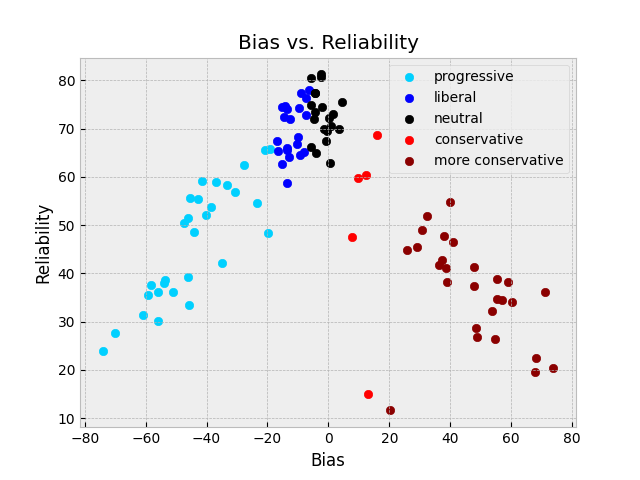

Generate this figure with Python:
# study: https://towardsdatascience.com/how-statistically-biased-is-our-news-f28f0fab3cb3

find_info_on = []
find_info_on_all = False

print_all_names = False
print_classifications = False
print_observations = False # so far, just averages

min_reliability = 50
find_reliable = ['more_conservative']
# find_bias (not coded)

make_plot = False

"""

Common sources:
- AP
- CNN
- FoxNews
- MSNBC
- NewYorkPost
- NewYorkTimes
- NewsMax
- OneAmericaNewsNetwork
- Politico
- Reuters
- Vox
- WallStreetJournal
- WashingtonPost
- WashingtonTimes

Reliability:
- Measured on a scale from 0 to 64
- The highest value is only 51.98 (81.2%)
- Values from 0 to 16 (0% to 25%): extremely unreliable (literal fake news)
- Values from 16 to 24 (25% to 37.5%): very questionable content
- Values from 24 to 46 (37.5% to 71.875%): reliable but may have a lot of opinions
- Values from 46-64 (71.875% - 100%): most reliable for factual news

Bias:
- Measured on a scale from -42 to +42
- Values from -42 to -18 (-100% to -42.86%): extremely biased towards the left
- Values from -18 to -6 (-42.86% to -14.29%): moderately biased towards the left
- Values from -6 to -3 (-14.29% to -7.14%): slightly biased towards the left
- Values from -3 to +3 (-7.14% to 7.14%): neutral
- Values from +3 to +6 (7.14% to 14.29%): slightly biased towards the right
- Values from +6 to +18 (14.29% to 42.86%): moderately biased towards the right
- Values from +18 to +42 (42.86% to 100%): extremely biased towards the right

"""

# code stuff
########################################################

all_sources = []
def converter(string):
    better_string = ''
    for char in string:
        if char != '' and char != ' ':
            better_string += char
    better_string_list = better_string.split('|')[1:4]
    all_sources.append(better_string_list)

# sources
if True:
 converter('| ABC news                  |       49.47 |  -1.85 |')
 converter('| Al Jazeera                |       49.47 |  -3.71 |')
 converter('| Alternet                  |        21.4 | -19.16 |')
 converter('| American Thinker          |        23.1 |  29.82 |')
 converter('| AP                        |       51.98 |  -1.06 |')
 converter('| Axios                     |       47.36 |  -5.74 |')
 converter('| BBC                       |       46.56 |  -3.03 |')
 converter('| Bipartisan Report         |       19.29 | -23.55 |')
 converter('| Bloomberg                 |       47.63 |  -0.85 |')
 converter('| Breitbart                 |       20.58 |  22.57 |')
 converter('| Business Insider          |       43.13 |  -0.38 |')
 converter('| BuzzFeed                  |        43.2 |  -7.06 |')
 converter('| CBS                       |       47.06 |  -1.85 |')
 converter('| Christian Science Monitor |       44.47 |  -0.21 |')
 converter('| CNN                       |       42.22 |  -5.69 |')
 converter('| Conservative Review       |        21.8 |   25.3 |')
 converter('| Conservative Tribune      |       29.69 |  17.22 |')
 converter('| Counterpunch              |       25.06 | -19.38 |')
 converter('| Crooks and Liars          |       23.06 | -23.46 |')
 converter('| Daily Beast               |       34.44 | -16.25 |')
 converter('| Daily Caller              |       23.93 |  20.06 |')
 converter('| Daily Kos                 |       23.16 | -21.49 |')
 converter('| Daily Mail                |       30.36 |   3.27 |')
 converter('| Daily Signal              |       24.79 |  23.31 |')
 converter('| Daily Wire                |       24.39 |  16.35 |')
 converter('| Democracy Now             |       32.91 | -19.31 |')
 converter('| Financial Times           |       46.71 |   0.62 |')
 converter('| Fiscal Times              |       44.72 |   1.52 |')
 converter('| Forbes                    |       40.27 |    0.2 |')
 converter('| Foreign Policy            |       41.49 |  -1.65 |')
 converter('| Fortune                   |       45.15 |   0.43 |')
 converter('| Forward                   |       37.57 |  -5.69 |')
 converter('| Fox News                  |       26.76 |  15.31 |')
 converter('| FreeSpeech TV             |       24.77 | -22.49 |')
 converter('| Huffington Post           |       39.98 | -11.64 |')
 converter('| IJR                       |          44 |   6.73 |')
 converter('| InfoWars                  |       12.97 |  31.05 |')
 converter('| Intercept                 |       37.76 | -15.52 |')
 converter('| Jacobin                   |       32.32 | -19.92 |')
 converter('| LA Times                  |       48.88 |  -3.06 |')
 converter('| Life News                 |       24.49 |  24.75 |')
 converter('| Marketwatch               |        44.8 |  -0.54 |')
 converter('| Mother Jones              |       37.31 | -13.92 |')
 converter('| MSNBC                     |       46.39 |  -6.11 |')
 converter('| National Enquirer         |        9.65 |   5.41 |')
 converter('| National Public Radio     |        49.9 |  -2.73 |')
 converter('| National Review           |       26.36 |  16.23 |')
 converter('| New Republic              |       36.43 | -12.82 |')
 converter('| New York Post             |        38.7 |   5.15 |')
 converter('| New York Times            |        47.5 |  -4.01 |')
 converter('| News and Guts             |       34.98 |  -9.84 |')
 converter('| NewsMax                   |       33.15 |  13.61 |')
 converter('| NewsPunch                 |       14.39 |  28.58 |')
 converter('| Newsy                     |        42.1 |     -8 |')
 converter('| Occupy Democrats          |          20 | -25.59 |')
 converter('| One America News Network  |       30.57 |  15.89 |')
 converter('| OZY                       |       40.99 |  -5.43 |')
 converter('| Palmer Report             |       17.66 | -29.37 |')
 converter('| PBS                       |       47.86 |  -2.37 |')
 converter('| PJ Media                  |       18.36 |  20.33 |')
 converter('| Politico                  |       46.11 |  -5.24 |')
 converter('| ProPublica                |       47.78 |  -5.93 |')
 converter('| Quartz                    |       41.34 |  -3.89 |')
 converter('| Reason                    |       38.27 |   4.12 |')
 converter('| RedState                  |       26.44 |  20.08 |')
 converter('| Reuters                   |       51.64 |  -0.95 |')
 converter('| Second Nexus              |       24.29 | -22.61 |')
 converter('| ShareBlue                 |       22.71 | -24.95 |')
 converter('| Slate                     |       31.12 | -18.47 |')
 converter('| Talking Points Memo       |       41.96 |  -5.67 |')
 converter('| The Advocate              |       49.47 |  -1.85 |')
 converter('| The American Conservative |       28.65 |  10.82 |')
 converter('| The American Spectator    |          22 |  23.89 |')
 converter('| The Atlantic              |       40.16 |  -6.41 |')
 converter('| The Blaze                 |       27.34 |   15.7 |')
 converter('| The Economist             |       42.34 |  -2.43 |')
 converter('| The Federalist            |       22.23 |  23.29 |')
 converter('| The Gateway Pundit        |       12.44 |  28.55 |')
 converter('| The Guardian              |       47.66 |  -6.45 |')
 converter('| The Hill                  |       46.23 |   0.09 |')
 converter('| The Nation                |       33.39 | -16.89 |')
 converter('| The New Yorker            |       41.85 |   -6.9 |')
 converter('| The Progressive           |       37.79 | -17.48 |')
 converter('| The Skimm                 |       41.67 |  -3.31 |')
 converter('| The Week                  |       30.98 |  -8.31 |')
 converter('| Think Progress            |       35.59 | -19.12 |')
 converter('| Time                      |        42.7 |  -4.35 |')
 converter('| Truthout                  |       24.07 |  -24.4 |')
 converter('| Twitchy                   |       17.08 |  20.57 |')
 converter('| USA Today                 |       46.07 |  -2.03 |')
 converter('| Vanity Fair               |       35.42 | -17.98 |')
 converter('| Vox                       |       41.97 |  -8.75 |')
 converter('| Wall Street Journal       |       48.33 |   1.89 |')
 converter('| Washington Examiner       |       29.07 |  12.17 |')
 converter('| Washington Free Beacon    |       35.07 |  16.71 |')
 converter('| Washington Monthly        |       26.91 | -14.68 |')
 converter('| Washington Post           |       43.73 |  -4.18 |')
 converter('| Washington Times          |       31.34 |  12.97 |')
 converter('| Weather.com               |       51.55 |  -2.43 |')
 converter('| Wonkette                  |       15.27 | -31.15 |')
 converter('| World Truth TV            |        7.41 |   8.48 |')
 converter('| WorldNetDaily             |       16.95 |  22.92 |')

def convert_all_sources_dict():
    all_sources_dict = []
    
    for source in all_sources:
        
        name = source[0]
        reliability = float(source[1]) # 0 to 64
        reliability_percent = round(100 * reliability / 64, 2) # 0 to 100
        
        if reliability < 16:
            reliability_classification = 'extremely unreliable'
        elif reliability < 24:
            reliability_classification = 'very questionable content'
        elif reliability < 46:
            reliability_classification = 'reliable but may have a lot of opinions'
        else:
            reliability_classification = 'most reliable for factual news'
        
        bias = float(source[2]) # -42 to +42
        bias_percent = round(100 * float(bias) / 42, 2) # 0 to 100
        
        if bias < -18:
            bias_classification = 'extremely biased towards the left'
        elif bias < -6:
            bias_classification = 'moderately biased towards the left'
        elif bias < -3:
            bias_classification = 'slightly biased towards the left'
        elif bias < 3:
            bias_classification = 'neutral'
        elif bias < 6:
            bias_classification = 'slightly biased towards the right'
        elif bias < 18:
            bias_classification = 'moderately biased towards the right'
        else:
            bias_classification = 'extremely biased towards the right'
        
        source_dict = {
            'name': name,
            # 'reliability': reliability, (doesnt work rn)
            'reliability': reliability_percent,
            'reliability_classification': reliability_classification,
            # 'bias': bias, (doesnt work rn)
            'bias': bias_percent,
            'bias_classification': bias_classification
        }

        all_sources_dict.append(source_dict)
    
    return all_sources_dict

all_sources_info = convert_all_sources_dict()

def report(source_name):
    
    correct_source = 0
    for source in all_sources_info:
        if source['name'] == source_name:
            correct_source = source
    
    if correct_source == 0:
        print("\ncould not find a source for " + source_name)
    
    print("\nName: {}".format(correct_source['name']))
    
    print("reliability: {}".format(correct_source['reliability']))
    
    if print_classifications:
        print("reliability_classification: {}".format(correct_source['reliability_classification']))
    
    print("bias: {}".format(correct_source['bias']))
    
    if print_classifications:
        print("bias_classification: {}".format(correct_source['bias_classification']))

def find_average(category, condition_function, print_word):
    
    related_sources = []
    for source in all_sources_info:
        if condition_function(source):
            related_sources.append(source)
    
    if category == 'reliability':
        average_reliability = True
    elif category == 'bias':
        average_reliability = True
    elif category == 'both':
        average_reliability = True
        average_bias = True
    else:
        return 'not a valid category'
    
    average = {'name': 'n/a', 'reliability': 0, 'bias': 0}
    for source in related_sources:
        if average_reliability:
            average['reliability'] += source['reliability']
        if average_bias:
            average['bias'] += source['bias']
    average['reliability'] /= len(related_sources)
    average['bias'] /= len(related_sources)

    print('\nAverage of {}:'.format(print_word))
    for (key, value) in average.items():
        if key != 'name':
            print('{}:'.format(key), round(value, 3))
    
if find_info_on_all:
    for source in all_sources_info:
        name = source['name']
        report(name)
else:
    for name in find_info_on:
        report(name)

if print_all_names:
    for source in all_sources_info:
        print(source['name'])

if print_observations:
    find_average('both', lambda x : x['bias'] < -18, 'extremely biased towards the left')
    find_average('both', lambda x : x['bias'] < -6, 'moderately biased towards the left')
    find_average('both', lambda x : x['bias'] > -6 and x['bias'] < 6, 'neutral')
    find_average('both', lambda x : x['bias'] > 6, 'moderately biased towards the right')
    find_average('both', lambda x : x['bias'] > 18, 'extremely biased towards the right')

if make_plot:

    import matplotlib.pyplot as plt
    plt.style.use('bmh')
    
    colors = ['#00d0ff', '#0000ff', '#000000', '#ff0000', '#8b0000']

    biases_range = [[], [], [], [], []]
    reliabilities_range = [[], [], [], [], []]

    for source in all_sources_info:
        
        bias = source['bias']
        reliability = source['reliability']
        
        if bias < -18:
            biases_range[0].append(bias)
            reliabilities_range[0].append(reliability)
        elif bias < -6:
            biases_range[1].append(bias)
            reliabilities_range[1].append(reliability)
        elif bias < 6:
            biases_range[2].append(bias)
            reliabilities_range[2].append(reliability)
        elif bias < 18:
            biases_range[3].append(bias)
            reliabilities_range[3].append(reliability)
        else:
            biases_range[4].append(bias)
            reliabilities_range[4].append(reliability)

    progressive = plt.scatter(biases_range[0], reliabilities_range[0], marker='o', color=colors[0])
    liberal = plt.scatter(biases_range[1], reliabilities_range[1], marker='o', color=colors[1])
    neutral = plt.scatter(biases_range[2], reliabilities_range[2], marker='o', color=colors[2])
    conservative = plt.scatter(biases_range[3], reliabilities_range[3], marker='o', color=colors[3])
    more_conservative = plt.scatter(biases_range[4], reliabilities_range[4], marker='o', color=colors[4])

    plt.legend((progressive, liberal, neutral, conservative, more_conservative),
           ('progressive', 'liberal', 'neutral', 'conservative', 'more conservative'),
           scatterpoints=1,
           loc='upper right')

    plt.xlabel('Bias')
    plt.ylabel('Reliability')
    plt.title('Bias vs. Reliability')
    plt.savefig('politics.png')

if find_reliable == ['all']:
    find_reliable = ['progressive', 'liberal', 'neutral', 'conservative', 'more_conservative']

for leaning in find_reliable:

    reliable_progressive = []
    reliable_liberal = []
    reliable_neutral = []
    reliable_conservative = []
    reliable_more_conservative = []

    for source in all_sources_info:
        source_bias = source['bias']
        source_reliability = source['reliability']

        if source['reliability'] > min_reliability:
            
            if source_bias < -18:
                reliable_progressive.append(source['name'])
            elif source_bias < -6:
                reliable_liberal.append(source['name'])
            elif source_bias < 6:
                reliable_neutral.append(source['name'])
            elif source_bias < 18:
                reliable_conservative.append(source['name'])
            else:
                reliable_more_conservative.append(source['name'])
    
    if leaning == 'progressive':
        print("\nreliable_progressive:", reliable_progressive)
    elif leaning == 'liberal':
        print("\nreliable_liberal:", reliable_liberal)
    elif leaning == 'neutral':
        print("\nreliable_neutral:", reliable_neutral)
    elif leaning == 'conservative':
        print("\nreliable_conservative:", reliable_conservative)
    elif leaning == 'more_conservative':
        print("\nreliable_more_conservative:", reliable_more_conservative)